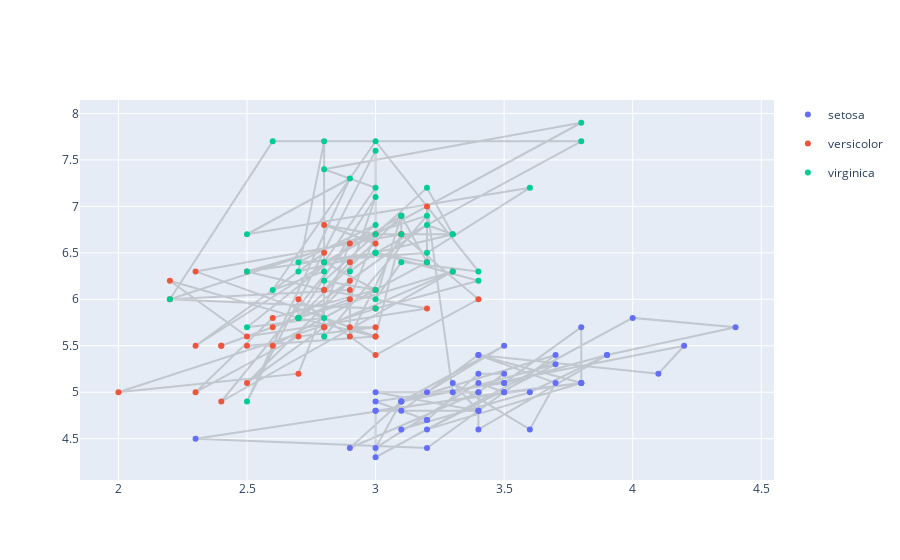

Notebook cell for this chart:
### Code cell
import plotly.express as px
import plotly.graph_objects as go

df = px.data.iris()

fig1 = px.line(df, x="sepal_width", y="sepal_length")
fig1.update_traces(line=dict(color = 'rgba(50,50,50,0.2)'))

fig2 = px.scatter(df, x="sepal_width", y="sepal_length", color="species")

fig3 = go.Figure(data=fig1.data + fig2.data)
fig3.show()

### Figure 1 — Plotly figure (JSON) as saved in the notebook; plotly's stock layout.template omitted (floating-point values rounded to 4 significant figures; data arrays with more than 128 entries replaced by an {"elided": "..."} marker saying what was removed)
{"data": [{"hovertemplate": "sepal_width=%{x}<br>sepal_length=%{y}<extra></extra>", "legendgroup": "", "line": {"color": "rgba(50,50,50,0.2)", "dash": "solid"}, "marker": {"symbol": "circle"}, "mode": "lines", "name": "", "orientation": "v", "showlegend": false, "type": "scatter", "x": {"elided": "150 float values"}, "xaxis": "x", "y": {"elided": "150 float values"}, "yaxis": "y"}, {"hovertemplate": "species=setosa<br>sepal_width=%{x}<br>sepal_length=%{y}<extra></extra>", "legendgroup": "setosa", "marker": {"color": "#636efa", "symbol": "circle"}, "mode": "markers", "name": "setosa", "orientation": "v", "showlegend": true, "type": "scatter", "x": [3.5, 3, 3.2, 3.1, 3.6, 3.9, 3.4, 3.4, 2.9, 3.1, 3.7, 3.4, 3, 3, 4, 4.4, 3.9, 3.5, 3.8, 3.8, 3.4, 3.7, 3.6, 3.3, 3.4, 3, 3.4, 3.5, 3.4, 3.2, 3.1, 3.4, 4.1, 4.2, 3.1, 3.2, 3.5, 3.1, 3, 3.4, 3.5, 2.3, 3.2, 3.5, 3.8, 3, 3.8, 3.2, 3.7, 3.3], "xaxis": "x", "y": [5.1, 4.9, 4.7, 4.6, 5, 5.4, 4.6, 5, 4.4, 4.9, 5.4, 4.8, 4.8, 4.3, 5.8, 5.7, 5.4, 5.1, 5.7, 5.1, 5.4, 5.1, 4.6, 5.1, 4.8, 5, 5, 5.2, 5.2, 4.7, 4.8, 5.4, 5.2, 5.5, 4.9, 5, 5.5, 4.9, 4.4, 5.1, 5, 4.5, 4.4, 5, 5.1, 4.8, 5.1, 4.6, 5.3, 5], "yaxis": "y"}, {"hovertemplate": "species=versicolor<br>sepal_width=%{x}<br>sepal_length=%{y}<extra></extra>", "legendgroup": "versicolor", "marker": {"color": "#EF553B", "symbol": "circle"}, "mode": "markers", "name": "versicolor", "orientation": "v", "showlegend": true, "type": "scatter", "x": [3.2, 3.2, 3.1, 2.3, 2.8, 2.8, 3.3, 2.4, 2.9, 2.7, 2, 3, 2.2, 2.9, 2.9, 3.1, 3, 2.7, 2.2, 2.5, 3.2, 2.8, 2.5, 2.8, 2.9, 3, 2.8, 3, 2.9, 2.6, 2.4, 2.4, 2.7, 2.7, 3, 3.4, 3.1, 2.3, 3, 2.5, 2.6, 3, 2.6, 2.3, 2.7, 3, 2.9, 2.9, 2.5, 2.8], "xaxis": "x", "y": [7, 6.4, 6.9, 5.5, 6.5, 5.7, 6.3, 4.9, 6.6, 5.2, 5, 5.9, 6, 6.1, 5.6, 6.7, 5.6, 5.8, 6.2, 5.6, 5.9, 6.1, 6.3, 6.1, 6.4, 6.6, 6.8, 6.7, 6, 5.7, 5.5, 5.5, 5.8, 6, 5.4, 6, 6.7, 6.3, 5.6, 5.5, 5.5, 6.1, 5.8, 5, 5.6, 5.7, 5.7, 6.2, 5.1, 5.7], "yaxis": "y"}, {"hovertemplate": "species=virginica<br>sepal_width=%{x}<br>sepal_length=%{y}<extra></extra>", "legendgroup": "virginica", "marker": {"color": "#00cc96", "symbol": "circle"}, "mode": "markers", "name": "virginica", "orientation": "v", "showlegend": true, "type": "scatter", "x": [3.3, 2.7, 3, 2.9, 3, 3, 2.5, 2.9, 2.5, 3.6, 3.2, 2.7, 3, 2.5, 2.8, 3.2, 3, 3.8, 2.6, 2.2, 3.2, 2.8, 2.8, 2.7, 3.3, 3.2, 2.8, 3, 2.8, 3, 2.8, 3.8, 2.8, 2.8, 2.6, 3, 3.4, 3.1, 3, 3.1, 3.1, 3.1, 2.7, 3.2, 3.3, 3, 2.5, 3, 3.4, 3], "xaxis": "x", "y": [6.3, 5.8, 7.1, 6.3, 6.5, 7.6, 4.9, 7.3, 6.7, 7.2, 6.5, 6.4, 6.8, 5.7, 5.8, 6.4, 6.5, 7.7, 7.7, 6, 6.9, 5.6, 7.7, 6.3, 6.7, 7.2, 6.2, 6.1, 6.4, 7.2, 7.4, 7.9, 6.4, 6.3, 6.1, 7.7, 6.3, 6.4, 6, 6.9, 6.7, 6.9, 5.8, 6.8, 6.7, 6.7, 6.3, 6.5, 6.2, 5.9], "yaxis": "y"}], "layout": {}}
